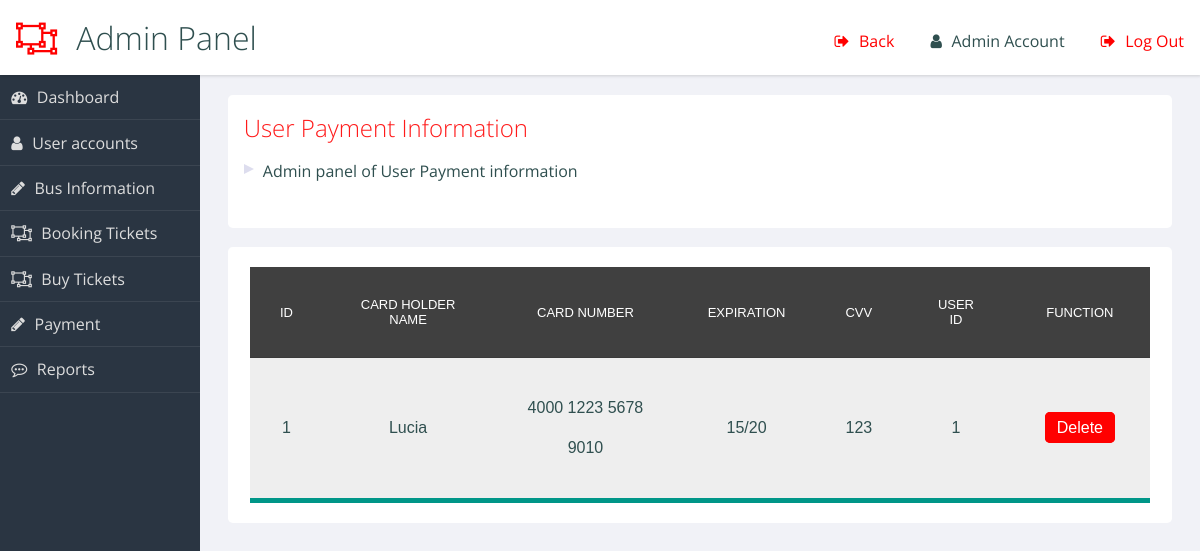
The page /admin/admin_payment.php on the database its author committed.
### tables this page shows
CREATE TABLE `payment` (
  `pid` int(11) NOT NULL,
  `cardholdername` text NOT NULL,
  `cardnumber` text NOT NULL,
  `expiration` text NOT NULL,
  `cvv` text NOT NULL,
  `uid` int(11) NOT NULL
);

### admin/admin_payment.php (the view)
<?php
include "configure.php";
$sql = "SELECT * FROM payment";
$stmt = $connection->prepare($sql);
$stmt->execute();
?>
<link rel="stylesheet" type="text/css" href="admin.css">
<header role="banner">
  <h1>Admin Panel</h1>
  <ul class="utilities">
    <br>
    <li class="logout warn"><a href="admin.php">Back</a></li>
    <li class="users"><a href="#">Admin Account</a></li>
    <li class="logout warn"><a href="../login.html">Log Out</a></li>
  </ul>
</header>
<nav role='navigation'>
  <ul class="main">
    <li class="dashboard"><a href="admin.php">Dashboard</a></li>
    <li class="users"><a href="admin.php">User accounts</a></li>
    <li class="edit"><a href="admin_bus_info.php">Bus Information</a></li>
    <li class=""><a href="admin_book_ticket.php">Booking Tickets</a></li>
    <li class=""><a href="admin_buy_ticket.php">Buy Tickets</a></li>
    <li class="edit"><a href="admin_payment.php">Payment</a></li>
    <li class="comments"><a href="admin_report.php">Reports</a></li>
  </ul>
</nav>
<main role="main">
  <section class="panel important">
    <h2>User Payment Information</h2>
    <ul>
      <li>Admin panel of User Payment information</li><br>
    </ul>
  </section>
  <section class="panel important">
      <form action="" method="post">
      <table>
       <thead>
           <tr>
               <th>ID</th>
               <th>Card Holder Name</th>
               <th>Card Number</th>
               <th>Expiration</th>
               <th>CVV</th>
               <th>User Id</th>
               <th>Function</th>
           </tr>
       </thead>
       <tbody>
<?php
     while($row = $stmt->fetch()){
?>
           <tr>
               <td>
                 <?php echo $row['pid']; ?>
               </td>
               <td>
                  <?php echo $row['cardholdername']; ?>
               </td>
               <td>
                  <?php echo $row['cardnumber']; ?>
               </td>
               <td>
                  <?php echo $row['expiration']; ?>
               </td>
               <td>
                  <?php echo $row['cvv']; ?>
               </td>
               <td>
                  <?php echo $row['uid']; ?>
               </td>
               <td>
                 <a onclick="return confirm('Are you want to Delete?')" href="delete_payment.php?id=<?php echo $row['pid'];?>" id = "delete-btn" >Delete</a>
               </td>
           </tr>
<?php
    }
?>
      </tbody>
   </table>
      </form>
  </section>
</main>

### admin/admin.css (style rules this page uses)
.warn { color: red; }
header[role="banner"] { background: white; box-shadow: 1px 1px 3px rgba(0, 0, 0, 0.15); }
header[role="banner"] h1 { margin: 0; font-weight: 300; padding: 1rem; }
header[role="banner"] h1:before { content: "\f248"; font-family: FontAwesome; padding-right: 0.6em; color: red; }
header[role="banner"] .utilities { width: 100%; background: slategray; color: #ddd; }
header[role="banner"] .utilities li { border-bottom: solid 1px rgba(255, 255, 255, 0.2); }
header[role="banner"] .utilities li a { padding: 0.7em; display: block; }
.utilities a:before { font-family: FontAwesome; padding-right: 0.6em; }
.logout a:before { content: ""; }
.users a:before { content: ""; }
nav[role="navigation"] { background: #2a3542; color: #ddd; }
nav[role="navigation"] li { border-bottom: 1px solid rgba(255, 255, 255, 0.08); }
nav[role="navigation"] li a { color: #ddd; text-decoration: none; display: block; padding: 0.7em; }
nav[role="navigation"] li a:before { content: "\f248"; font-family: FontAwesome; padding-right: 0.6em; }
nav[role="navigation"] .dashboard a:before { content: ""; }
nav[role="navigation"] .edit a:before { content: ""; }
nav[role="navigation"] .comments a:before { content: ""; }
nav[role="navigation"] .users a:before { content: ""; }
.panel { background-color: white; color: darkslategray; -webkit-border-radius: 0.3rem; -moz-border-radius: 0.3rem; -ms-border-radius: 0.3rem; border-radius: 0.3rem; margin: 1%; }
.panel > h2, .panel > ul { margin: 1rem; }
a { text-decoration: none; color: inherit; }
h2, h3, h4 { font-weight: 300; margin: 0; }
h2 { color: #ff1a1a; }
ul, li { list-style-type: none; margin: 0; padding: 0; }
main li { position: relative; padding-left: 1.2em; margin: 0.5em 0; }
main li:before { content: ""; position: absolute; width: 0; height: 0; left: 0; top: 0.3em; border-left: solid 10px #dde; border-top: solid 5px transparent; border-bottom: solid 5px transparent; }
table { border-collapse: collapse; width: 96%; margin: 2%; }
th { text-align: center; font-weight: 400; font-size: 13px; text-transform: uppercase; border-bottom: 1px solid rgba(0, 0, 0, 0.1); padding: 0 10px; padding-bottom: 14px; }
td { line-height: 40px; font-weight: 300; padding: 0 10px; }
@media screen and (min-width: 600px) { header[role="banner"] { position: fixed; top: 0; left: 0; width: 100%; z-index: 99; height: 75px; } }
@media screen and (min-width: 600px) { header[role="banner"] .utilities { position: absolute; top: 0; right: 0; background: transparent; color: darkslategray; width: auto; } }
@media screen and (min-width: 600px) { header[role="banner"] .utilities li { display: inline-block; } }
@media screen and (min-width: 600px) { header[role="banner"] .utilities li a { padding: 0.5em 1em; } }
@media screen and (min-width: 600px) { nav[role="navigation"] { position: fixed; width: 200px; top: 75px; bottom: 0px; left: 0px; } }
@media screen and (min-width: 600px) { main[role="main"] { margin: 75px 0 40px 200px; } }
@media screen and (min-width: 600px) { main[role="main"]:after { content: ""; display: table; clear: both; } }
@media screen and (min-width: 600px) { .panel { margin: 2% 0 0 2%; float: left; width: 96%; } }
@media screen and (min-width: 600px) { .panel:after { content: ""; display: table; clear: both; } }
@media screen and (min-width: 900px) { .panel { width: 47%; clear: none; } }
@media screen and (min-width: 900px) { .panel.important { width: 96%; } }
* { box-sizing: border-box; }
table { text-align: center; width: 900px; margin: 20px auto; font-family: sans-serif; border-bottom: 5px solid #009688; }
th, td { padding: 30px; }
th { background-color: #404040; color: white; }
td { background-color: #eee; }
#delete-btn { text-decoration:none; border: 2px solid rgb(255, 0, 0); background-color: rgb(255, 0, 0); padding:5px 10px 5px 10px; border-radius:5px; color:#ffffff; margin:5px; }

### rows shown on the page
payment: pid "1", cardholdername "Lucia", cardnumber "4000 1223 5678 9010", expiration "15/20", cvv "123", uid "1"
